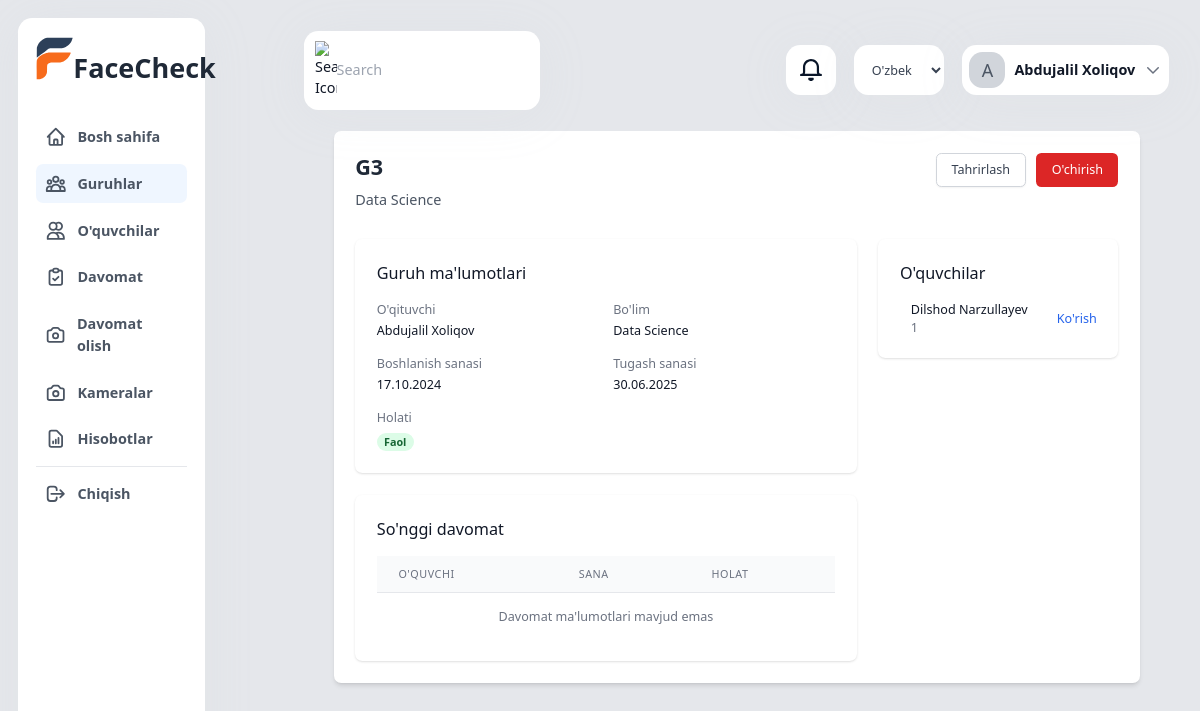
Before: /uz/groups/1/ (signed in) with the older database file.
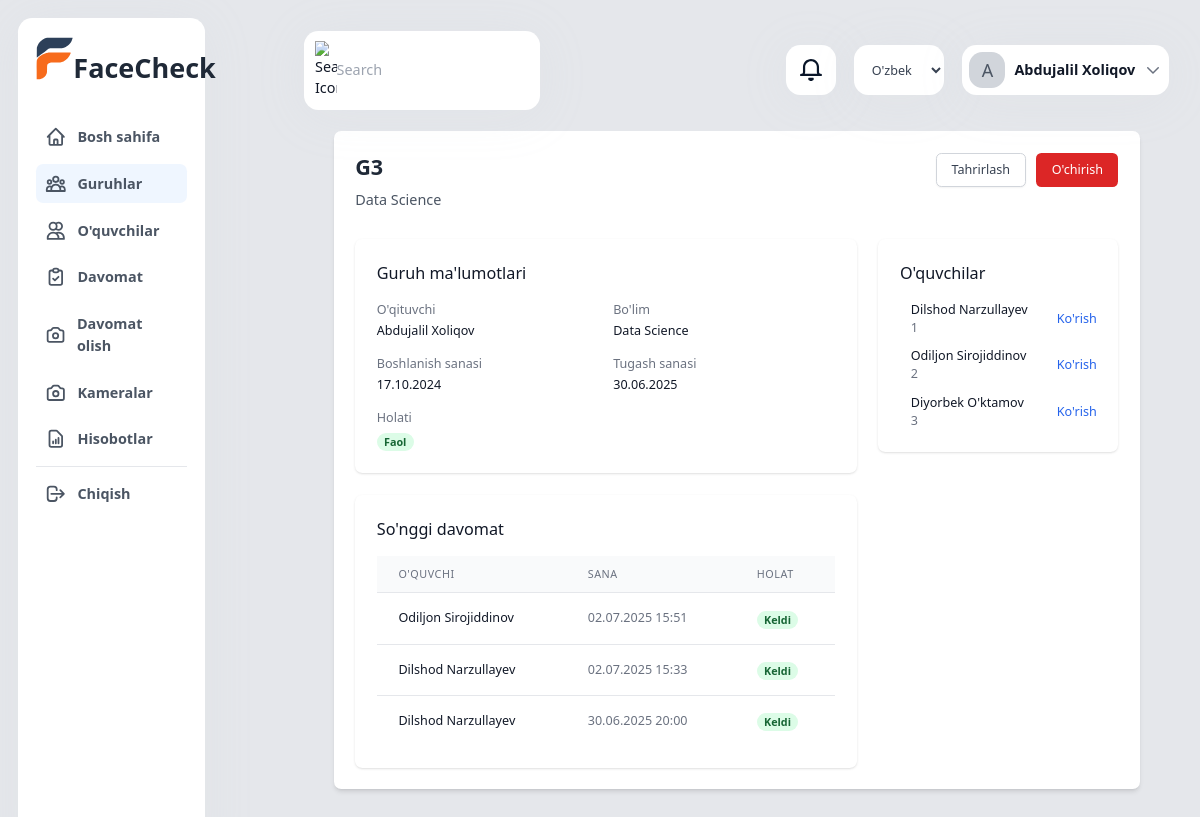
After: the same page with the newer database file.
### app/models.py (models this page shows, shortened)
class Student(models.Model):
    user = models.OneToOneField(CustomUser, on_delete=models.CASCADE)
    groups = models.ManyToManyField(Group, related_name='students')
    parents = models.ManyToManyField(CustomUser, related_name='children')
    student_id = models.CharField(_("O'quvchi ID"), max_length=20, unique=True)
    class Meta:
        verbose_name = _("O'quvchi")
        verbose_name_plural = _("O'quvchilar")

class CustomUser(AbstractUser):
    USER_TYPE_CHOICES = (
        ('super_admin', 'Super Admin'),
        ('management', 'Rahbariyat'),
        ('teacher', 'O\'qituvchi'),
        ('student', 'O\'quvchi'),
        ('parent', 'Ota-ona'),
    )
    user_type = models.CharField(max_length=20, choices=USER_TYPE_CHOICES)
    phone_number = models.CharField(max_length=15, blank=True)
    profile_image = models.ImageField(upload_to='profile_pictures/', null=False, blank=False)
    face_encoding = models.BinaryField(null=True, blank=True)
    class Meta:
        verbose_name = _('Foydalanuvchi')
        verbose_name_plural = _('Foydalanuvchilar')

class Attendance(models.Model):
    ATTENDANCE_STATUS = (
        ('present', 'Keldi'),
        ('absent', 'Kelmadi'),
        ('late', 'Kechikdi'),
        ('excused', 'Sababli'),
    )
    student = models.ForeignKey(Student, on_delete=models.CASCADE, related_name='attendances')
    group = models.ForeignKey(Group, on_delete=models.CASCADE, related_name='attendances')
    date = models.DateField(_('Sana'))
    time = models.TimeField(_('Vaqt'))
    status = models.CharField(max_length=10, choices=ATTENDANCE_STATUS)
    marked_by = models.ForeignKey(CustomUser, on_delete=models.SET_NULL, null=True)
    face_confidence = models.FloatField(_('Yuz aniqlash ishonchliligi'), null=True)
    note = models.TextField(_('Izoh'), blank=True)
    created_at = models.DateTimeField(auto_now_add=True)
    class Meta:
        verbose_name = _('Davomat')
        verbose_name_plural = _('Davomatlar')
        unique_together = ['student', 'group', 'date']

### app/views.py (the view)
# urls.py: path('groups/<int:pk>/', views.group_detail, name='group_detail'),
@login_required
def group_detail(request, pk):
    group = get_object_or_404(Group, pk=pk)
    students = Student.objects.filter(groups=group)
    attendance = Attendance.objects.filter(group=group).order_by('-date', '-time')[:10]
    return render(request, 'groups/detail.html', {
        'group': group,
        'students': students,
        'attendance': attendance
    })

### app/context_processors.py (called while the page is built)
def camera_status(request):
    context = {}
    if request.user.is_authenticated and (request.user.is_staff or request.user.is_superuser):
        context['active_camera_count'] = Camera.objects.filter(active=True).count()
    return context

### app/templates/groups/detail.html (shortened to what the changed rows need)
{% extends 'base.html' %}
{% load i18n %}
{% block content %}
<div class="bg-white shadow-md rounded-lg p-6 max-w-4xl mx-auto">
    <div class="mb-8">
        <div class="flex justify-between items-start">
            <div>
                <h2 class="text-2xl font-bold text-gray-800 mb-2">{{ group.name }}</h2>
            </div>
        </div>
    </div>
    <div class="grid grid-cols-1 md:grid-cols-3 gap-6">
        <div class="col-span-2">
            <div class="mt-6 bg-white rounded-lg shadow overflow-hidden">
                <div class="px-4 py-5 sm:p-6">
                    <div class="overflow-x-auto">
                        <table class="min-w-full divide-y divide-gray-200">
                            <thead class="bg-gray-50">
                                <tr>
                                    <th scope="col" class="px-6 py-3 text-left text-xs font-medium text-gray-500 uppercase tracking-wider">
                                        {% trans "O'quvchi" %}
                                    </th>
                                    <th scope="col" class="px-6 py-3 text-left text-xs font-medium text-gray-500 uppercase tracking-wider">
                                        {% trans "Sana" %}
                                    </th>
                                    <th scope="col" class="px-6 py-3 text-left text-xs font-medium text-gray-500 uppercase tracking-wider">
                                        {% trans "Holat" %}
                                    </th>
                                </tr>
                            </thead>
                            <tbody class="bg-white divide-y divide-gray-200">
                                {% for record in attendance %}
                                <tr>
                                    <td class="px-6 py-4 whitespace-nowrap text-sm font-medium text-gray-900">
                                        {{ record.student.user.get_full_name }}
                                    </td>
                                    <td class="px-6 py-4 whitespace-nowrap text-sm text-gray-500">
                                        {{ record.date|date:"d.m.Y" }} {{ record.time|time:"H:i" }}
                                    </td>
                                    <td class="px-6 py-4 whitespace-nowrap">
                                        <span class="px-2 inline-flex text-xs leading-5 font-semibold rounded-full
                                            {% if record.status == 'present' %}bg-green-100 text-green-800
                                            {% elif record.status == 'absent' %}bg-red-100 text-red-800
                                            {% elif record.status == 'late' %}bg-yellow-100 text-yellow-800
                                            {% else %}bg-gray-100 text-gray-800{% endif %}">
                                            {{ record.get_status_display }}
                                        </span>
                                    </td>
                                </tr>
                                {% empty %}
                                <tr>
                                    <td colspan="3" class="px-6 py-4 text-center text-sm text-gray-500">
                                        {% trans "Davomat ma'lumotlari mavjud emas" %}
                                    </td>
                                </tr>
                                {% endfor %}
                            </tbody>
                        </table>
                    </div>
                </div>
            </div>
        </div>
        <div>
            <div class="bg-white rounded-lg shadow overflow-hidden">
                <div class="px-4 py-5 sm:p-6">
                    <div class="space-y-3">
                        {% for student in students %}
                        <div class="flex items-center justify-between">
                            <div class="flex items-center">
                                <div class="ml-3">
                                    <p class="text-sm font-medium text-gray-900">
                                        {{ student.user.get_full_name }}
                                    </p>
                                    <p class="text-sm text-gray-500">
                                        {{ student.student_id }}
                                    </p>
                                </div>
                            </div>
                            <a href="{% url 'app:student_detail' student.pk %}"
                               class="text-blue-600 hover:text-blue-900 text-sm font-medium">
                                {% trans "Ko'rish" %}
                            </a>
                        </div>
                        {% empty %}
                        <p class="text-sm text-gray-500 text-center">
                            {% trans "Guruhda o'quvchilar mavjud emas" %}
                        </p>
                        {% endfor %}
                    </div>
                </div>
            </div>
        </div>
    </div>
</div>
{% endblock %}

Changed rows visible on the page:
added Attendance: student.user.get_full_name "Odiljon Sirojiddinov", date "02.07.2025", time "15:51", status "Keldi"
added Attendance: student.user.get_full_name "Dilshod Narzullayev", date "02.07.2025", time "15:33", status "Keldi"
added Attendance: student.user.get_full_name "Dilshod Narzullayev", date "30.06.2025", time "20:00", status "Keldi"
added Student: user.get_full_name "Odiljon Sirojiddinov", student_id "2"
added Student: user.get_full_name "Diyorbek O'ktamov", student_id "3"
Other visible differences:
text no longer shown: "Davomat ma'lumotlari mavjud emas"
